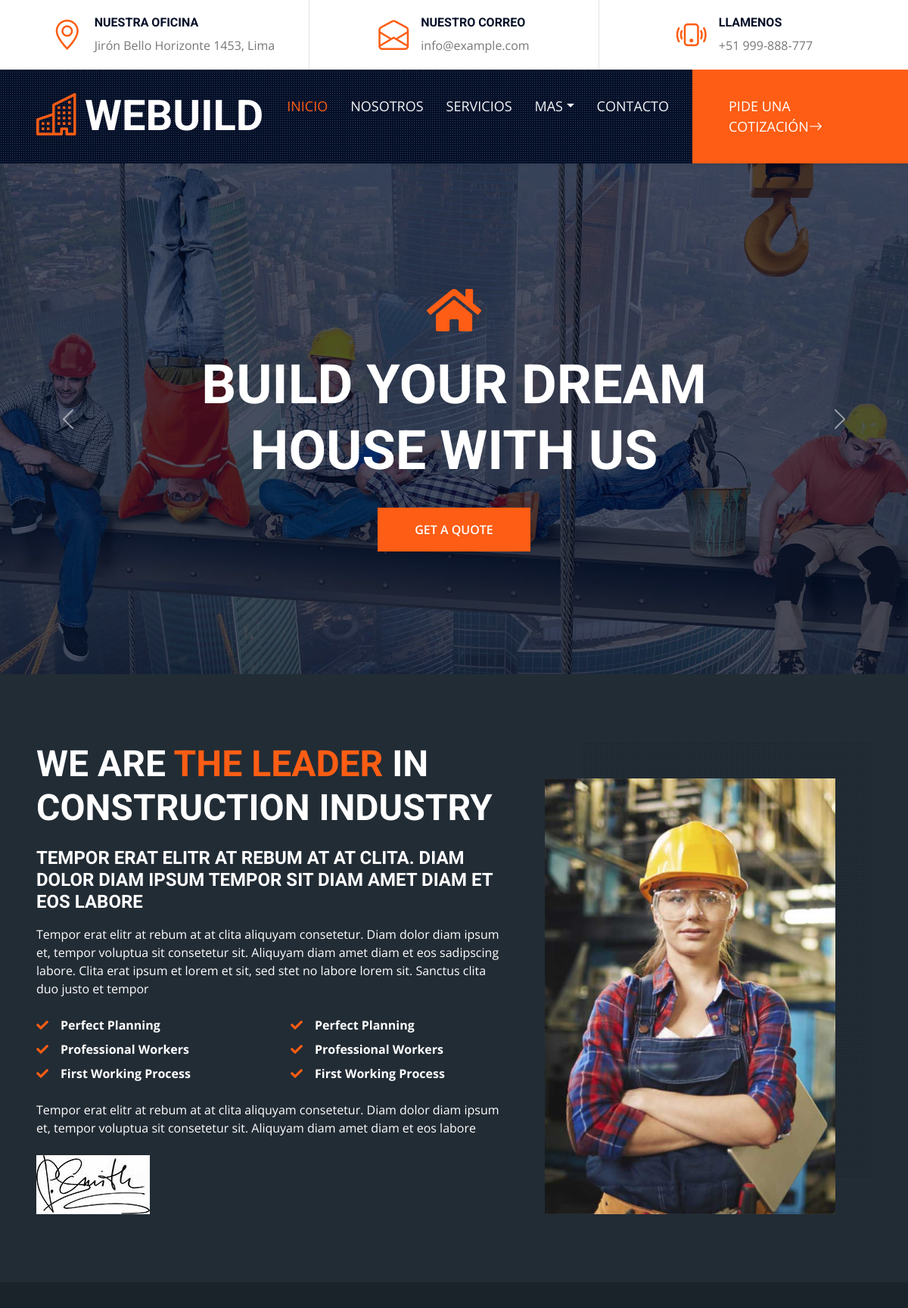
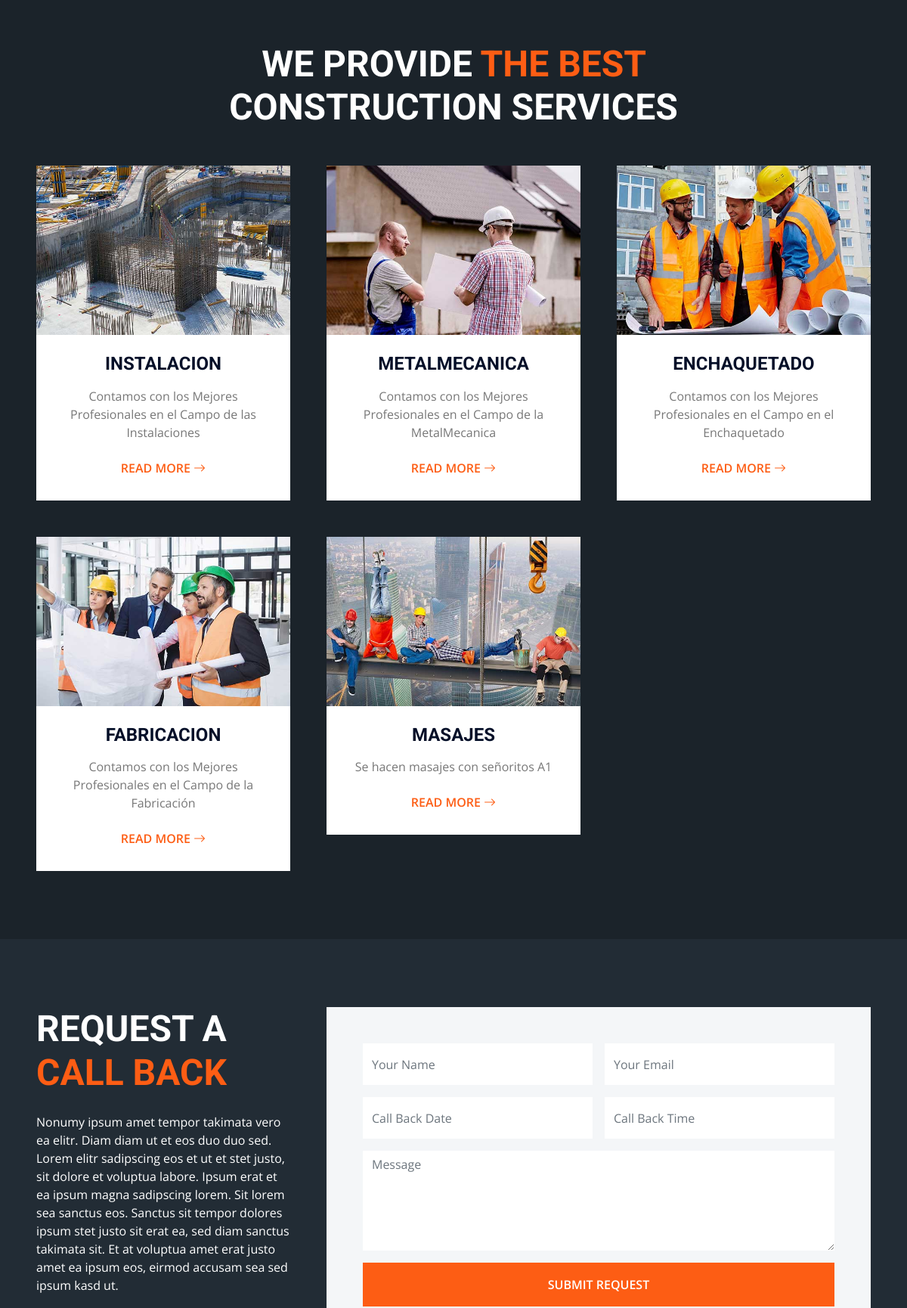
The page / (upper part) on the database its author committed (2 pictures, top to bottom).
### web/models.py (models this page shows, shortened)
class Categoria(models.Model):
    nombre = models.CharField(max_length=200)
    fecha_registro = models.DateTimeField(auto_now=True)
    descripcion = models.TextField(null=True)
    class Meta:
        db_table = 'tbl_categoria'

class CategoriaImagen(models.Model):
    categoria = models.ForeignKey(Categoria,on_delete=models.RESTRICT)
    imagen = models.ImageField(upload_to='galeria-categoria',blank=True)
    orden = models.IntegerField(default=1)
    fecha_registro = models.DateTimeField(auto_now=True)
    class Meta:
        db_table = 'tbl_categoria_imagen'
        verbose_name_plural = 'Imagenes de las Categorias'

### web/views.py (the view)
# urls.py: path('',views.index,name='index'),
def index(request):
    lista_categorias = Categoria.objects.all()
    proyecto_lista_a = Projecto.objects.filter(categoria_id__id= 1)[:3]
    proyecto_lista_b = Projecto.objects.filter(categoria_id__id= 2)[:3]
    context = {
        'categorias': lista_categorias,
        'instalaciones': proyecto_lista_a,
        'metales': proyecto_lista_b
    }
    return render(request,'index.html',context)

### web/templates/index.html (shortened to what this page needs)
{% extends 'layout.html' %}
{% load static %}
{% block content %}
<div class="container-fluid p-0">
    <div id="header-carousel" class="carousel slide carousel-fade" data-bs-ride="carousel">
        <div class="carousel-inner">
            <div class="carousel-item active">
                <img class="w-100" src="{% static 'img/carousel-1.jpg' %}" alt="Image">
                <div class="carousel-caption d-flex flex-column align-items-center justify-content-center">
                    <div class="p-3" style="max-width: 900px;">
                        <i class="fa fa-home fa-4x text-primary mb-4 d-none d-sm-block"></i>
                        <h1 class="display-2 text-uppercase text-white mb-md-4">Build Your Dream House With Us</h1>
                        <a href="" class="btn btn-primary py-md-3 px-md-5 mt-2">Get A Quote</a>
                    </div>
                </div>
            </div>
        </div>
        <button class="carousel-control-prev" type="button" data-bs-target="#header-carousel"
            data-bs-slide="prev">
            <span class="carousel-control-prev-icon" aria-hidden="true"></span>
        </button>
        <button class="carousel-control-next" type="button" data-bs-target="#header-carousel"
            data-bs-slide="next">
            <span class="carousel-control-next-icon" aria-hidden="true"></span>
        </button>
    </div>
</div>
{% include 'includes/sections/about-s.html' %}
{% include 'includes/sections/services-s.html' %}
{% include 'includes/sections/appointment-s.html' %}
{% endblock %}

### web/templates/layout.html (shortened to what this page needs)
{% load static %}
<!DOCTYPE html>
<html lang="en">
<head>
    {% include 'includes/head.html' %}
</head>
<body>
    {% include 'includes/topbar.html' %}
    {% include 'includes/navbar.html' %}
    {% block content %}
    {% endblock %}
</body>
</html>

### web/templates/includes/head.html (shortened to what this page needs)
{% load static %}
    <link href="https://cdnjs.cloudflare.com/ajax/libs/font-awesome/5.15.0/css/all.min.css" rel="stylesheet">
    <link href="https://cdn.jsdelivr.net/npm/bootstrap-icons@1.4.1/font/bootstrap-icons.css" rel="stylesheet">
    <link href="{% static 'lib/owlcarousel/assets/owl.carousel.min.css' %}" rel="stylesheet">
    <link href="{% static 'lib/tempusdominus/css/tempusdominus-bootstrap-4.min.css' %}" rel="stylesheet" />
    <link href="{% static 'lib/lightbox/css/lightbox.min.css' %}" rel="stylesheet">
    <link href="{% static 'css/bootstrap.min.css' %}" rel="stylesheet">
    <link href="{% static 'css/style.css' %}" rel="stylesheet">

### web/templates/includes/topbar.html
{% load static %}
<div class="container-fluid px-5 d-none d-lg-block">
    <div class="row gx-5">
        <div class="col-lg-4 text-center py-3">
            <div class="d-inline-flex align-items-center">
                <i class="bi bi-geo-alt fs-1 text-primary me-3"></i>
                <div class="text-start">
                    <h6 class="text-uppercase fw-bold">Nuestra Oficina</h6>
                    <span>Jirón Bello Horizonte 1453, Lima</span>
                </div>
            </div>
        </div>
        <div class="col-lg-4 text-center border-start border-end py-3">
            <div class="d-inline-flex align-items-center">
                <i class="bi bi-envelope-open fs-1 text-primary me-3"></i>
                <div class="text-start">
                    <h6 class="text-uppercase fw-bold">Nuestro Correo</h6>
                    <span>info@example.com</span>
                </div>
            </div>
        </div>
        <div class="col-lg-4 text-center py-3">
            <div class="d-inline-flex align-items-center">
                <i class="bi bi-phone-vibrate fs-1 text-primary me-3"></i>
                <div class="text-start">
                    <h6 class="text-uppercase fw-bold">Llamenos</h6>
                    <span>+51 999-888-777</span>
                </div>
            </div>
        </div>
    </div>
</div>

### web/templates/includes/navbar.html (shortened to what this page needs)
{% load static %}
<div class="container-fluid sticky-top bg-dark bg-light-radial shadow-sm px-5 pe-lg-0">
    <nav class="navbar navbar-expand-lg bg-dark bg-light-radial navbar-dark py-3 py-lg-0">
        <a href="index.html" class="navbar-brand">
            <h1 class="m-0 display-4 text-uppercase text-white"><i class="bi bi-building text-primary me-2"></i>WEBUILD</h1>
        </a>
        <div class="collapse navbar-collapse" id="navbarCollapse">
            <div class="navbar-nav ms-auto py-0">
                <a href="/" class="nav-item nav-link active">Inicio</a>
                <a href="/about" class="nav-item nav-link">Nosotros</a>
                <a href="/servicios" class="nav-item nav-link">Servicios</a>
                <div class="nav-item dropdown">
                    <a href="#" class="nav-link dropdown-toggle" data-bs-toggle="dropdown">Mas</a>
                </div>
                <a href="/contacto" class="nav-item nav-link">Contacto</a>
                <a href="" class="nav-item nav-link bg-primary text-white px-5 ms-3 d-none d-lg-block">Pide una Cotización<i class="bi bi-arrow-right"></i></a>
            </div>
        </div>
    </nav>
</div>

### web/templates/includes/sections/about-s.html
{% load static %}
<div class="container-fluid color-section-ss2 py-6 px-5">
    <div class="row g-5">
        <div class="col-lg-7">
            <h1 class="display-5 text-uppercase text-white mb-4">We are <span class="text-primary">the Leader</span> in Construction Industry</h1>
            <h4 class="text-uppercase mb-3 text-white">Tempor erat elitr at rebum at at clita. Diam dolor diam ipsum tempor sit diam amet diam et eos labore</h4>
            <p class="text-white">Tempor erat elitr at rebum at at clita aliquyam consetetur. Diam dolor diam ipsum et, tempor voluptua sit consetetur sit. Aliquyam diam amet diam et eos sadipscing labore. Clita erat ipsum et lorem et sit, sed stet no labore lorem sit. Sanctus clita duo justo et tempor</p>
            <div class="row gx-5 py-2 text-white">
                <div class="col-sm-6 mb-2">
                    <p class="fw-bold mb-2"><i class="fa fa-check text-primary me-3"></i>Perfect Planning</p>
                    <p class="fw-bold mb-2"><i class="fa fa-check text-primary me-3"></i>Professional Workers</p>
                    <p class="fw-bold mb-2"><i class="fa fa-check text-primary me-3"></i>First Working Process</p>
                </div>
                <div class="col-sm-6 mb-2">
                    <p class="fw-bold mb-2"><i class="fa fa-check text-primary me-3"></i>Perfect Planning</p>
                    <p class="fw-bold mb-2"><i class="fa fa-check text-primary me-3"></i>Professional Workers</p>
                    <p class="fw-bold mb-2"><i class="fa fa-check text-primary me-3"></i>First Working Process</p>
                </div>
            </div>
            <p class="mb-4 text-white">Tempor erat elitr at rebum at at clita aliquyam consetetur. Diam dolor diam ipsum et, tempor voluptua sit consetetur sit. Aliquyam diam amet diam et eos labore</p>
            <img src="{% static 'img/signature.jpg' %}" alt="">
        </div>
        <div class="col-lg-5 pb-5" style="min-height: 400px;">
            <div class="position-relative bg-dark-radial h-100 ms-5">
                <img class="position-absolute w-100 h-100 mt-5 ms-n5" src="{% static 'img/about.jpg' %}" style="object-fit: cover;">
            </div>
        </div>
    </div>
</div>

### web/templates/includes/sections/services-s.html
{% load static %}
<div class="container-fluid color-section-ss1 py-6 px-5">
    <div class="text-center mx-auto mb-5" style="max-width: 600px;">
        <h1 class="display-5 text-uppercase mb-4 text-white">We Provide <span class="text-primary">The Best</span> Construction Services</h1>
    </div>
    <div class="row g-5">
        {% for categoria in categorias %}
        <div class="col-lg-4 col-md-6">
            <div class="service-item bg-white d-flex flex-column align-items-center text-center">
                {% if categoria.categoriaimagen_set.exists %}
                <img class="img-fluid" src="{{categoria.categoriaimagen_set.first.imagen.url}}" alt="">
                {% else %}
                <img class="img-fluid" src="{% static 'img/service-1.jpg' %}" alt="">
                {% endif %}
                <div class="px-4 pb-4 pt-4">
                    <h4 class="text-uppercase mb-3">{{categoria.nombre}}</h4>
                    <p>{{categoria.descripcion}}</p>
                    <a class="btn text-primary" href="">Read More <i class="bi bi-arrow-right"></i></a>
                </div>
            </div>
        </div>
        {% endfor %}
    </div>
</div>

### web/templates/includes/sections/appointment-s.html (shortened to what this page needs)
{% load static %}
<div class="container-fluid color-section-ss2 py-6 px-5">
    <div class="row gx-5">
        <div class="col-lg-4 mb-5 mb-lg-0">
            <div class="mb-4">
                <h1 class="display-5 text-uppercase mb-4 text-white">Request A <span class="text-primary">Call Back</span></h1>
            </div>
            <p class="mb-5 text-white">Nonumy ipsum amet tempor takimata vero ea elitr. Diam diam ut et eos duo duo sed. Lorem elitr sadipscing eos et ut et stet justo, sit dolore et voluptua labore. Ipsum erat et ea ipsum magna sadipscing lorem. Sit lorem sea sanctus eos. Sanctus sit tempor dolores ipsum stet justo sit erat ea, sed diam sanctus takimata sit. Et at voluptua amet erat justo amet ea ipsum eos, eirmod accusam sea sed ipsum kasd ut.</p>
        </div>
        <div class="col-lg-8">
            <div class="bg-light text-center p-5">
                <form>
                    <div class="row g-3">
                        <div class="col-12 col-sm-6">
                            <input type="text" class="form-control border-0" placeholder="Your Name" style="height: 55px;">
                        </div>
                        <div class="col-12 col-sm-6">
                            <input type="email" class="form-control border-0" placeholder="Your Email" style="height: 55px;">
                        </div>
                        <div class="col-12 col-sm-6">
                            <div class="date" id="date" data-target-input="nearest">
                                <input type="text"
                                    class="form-control border-0 datetimepicker-input"
                                    placeholder="Call Back Date" data-target="#date" data-toggle="datetimepicker" style="height: 55px;">
                            </div>
                        </div>
                        <div class="col-12 col-sm-6">
                            <div class="time" id="time" data-target-input="nearest">
                                <input type="text"
                                    class="form-control border-0 datetimepicker-input"
                                    placeholder="Call Back Time" data-target="#time" data-toggle="datetimepicker" style="height: 55px;">
                            </div>
                        </div>
                        <div class="col-12">
                            <textarea class="form-control border-0" rows="5" placeholder="Message"></textarea>
                        </div>
                        <div class="col-12">
                            <button class="btn btn-primary w-100 py-3" type="submit">Submit Request</button>
                        </div>
                    </div>
                </form>
            </div>
        </div>
    </div>
</div>

### web/templates/includes/sections/portfolio-s.html (shortened to what this page needs)
{% load static %}

### web/templates/includes/sections/team-s.html (shortened to what this page needs)
{% load static %}

### web/templates/includes/sections/testimonial-s.html (shortened to what this page needs)
{% load static %}

### web/templates/includes/footer.html (shortened to what this page needs)
{% load static %}

### web/static/css/style.css (style rules this page uses)
:root { --primary: #FD5D14; --secondary: #FDBE33; --light: #F4F6F8; --dark: #040F28; }
.color-section-ss2 { background-color: #222c35; }
.color-section-ss1 { background-color: #1b232a; }
.py-6 { padding-top: 90px; padding-bottom: 90px; }
.btn { position: relative; font-weight: 600; text-transform: uppercase; transition: .5s; }
.btn::after { position: absolute; content: ""; width: 0; height: 5px; bottom: -1px; left: 50%; background: var(--primary); transition: .5s; }
.btn.btn-primary::after { background: var(--dark); }
.btn-primary { color: #FFFFFF; }
.bg-dark-radial { background-image: -webkit-repeating-radial-gradient(center center, rgba(0, 0, 0, 0.3), rgba(0, 0, 0, 0.3) 1px, transparent 1px, transparent 100%); background-image: -moz-repeating-radial-gradient(center center, rgba(0, 0, 0, 0.3), rgba(0, 0, 0, 0.3) 1px, transparent 1px, transparent 100%); background-image: -ms-repeating-radial-gradient(center center, rgba(0, 0, 0, 0.3), rgba(0, 0, 0, 0.3) 1px, transparent 1px, transparent 100%); background-image: -o-repeating-radial-gradient(center center, rgba(0, 0, 0, 0.3), rgba(0, 0, 0, 0.3) 1px, transparent 1px, transparent 100%); background-image: repeating-radial-gradient(center center, rgba(0, 0, 0, 0.3), rgba(0, 0, 0, 0.3) 1px, transparent 1px, transparent 100%); background-size: 3px 3px; }
.bg-light-radial { background-image: -webkit-repeating-radial-gradient(center center, rgba(256, 256, 256, 0.2), rgba(256, 256, 256, 0.2) 1px, transparent 1px, transparent 100%); background-image: -moz-repeating-radial-gradient(center center, rgba(256, 256, 256, 0.2), rgba(256, 256, 256, 0.2) 1px, transparent 1px, transparent 100%); background-image: -ms-repeating-radial-gradient(center center, rgba(256, 256, 256, 0.2), rgba(256, 256, 256, 0.2) 1px, transparent 1px, transparent 100%); background-image: -o-repeating-radial-gradient(center center, rgba(256, 256, 256, 0.2), rgba(256, 256, 256, 0.2) 1px, transparent 1px, transparent 100%); background-image: repeating-radial-gradient(center center, rgba(256, 256, 256, 0.2), rgba(256, 256, 256, 0.2) 1px, transparent 1px, transparent 100%); background-size: 3px 3px; }
.navbar-dark .navbar-nav .nav-link { position: relative; padding: 35px 15px; font-size: 18px; text-transform: uppercase; color: var(--light); outline: none; transition: .5s; }
.navbar-dark .navbar-nav .nav-link:hover, .navbar-dark .navbar-nav .nav-link.active { color: var(--primary); }
.carousel-caption { top: 0; left: 0; right: 0; bottom: 0; background: rgba(4, 15, 40, .7); z-index: 1; }

### rows shown on the page
Categoria: categoriaimagen_set.first.imagen (picture), nombre "INSTALACION", descripcion "Contamos con los Mejores Profesionales en el Campo de las Instalaciones"
Categoria: categoriaimagen_set.first.imagen (picture), nombre "METALMECANICA", descripcion "Contamos con los Mejores Profesionales en el Campo de la MetalMecanica"
Categoria: categoriaimagen_set.first.imagen (picture), nombre "ENCHAQUETADO", descripcion "Contamos con los Mejores Profesionales en el Campo en el Enchaquetado"
Categoria: categoriaimagen_set.first.imagen (picture), nombre "FABRICACION", descripcion "Contamos con los Mejores Profesionales en el Campo de la Fabricación"
Categoria: categoriaimagen_set.first.imagen (picture), nombre "MASAJES", descripcion "Se hacen masajes con señoritos A1"
